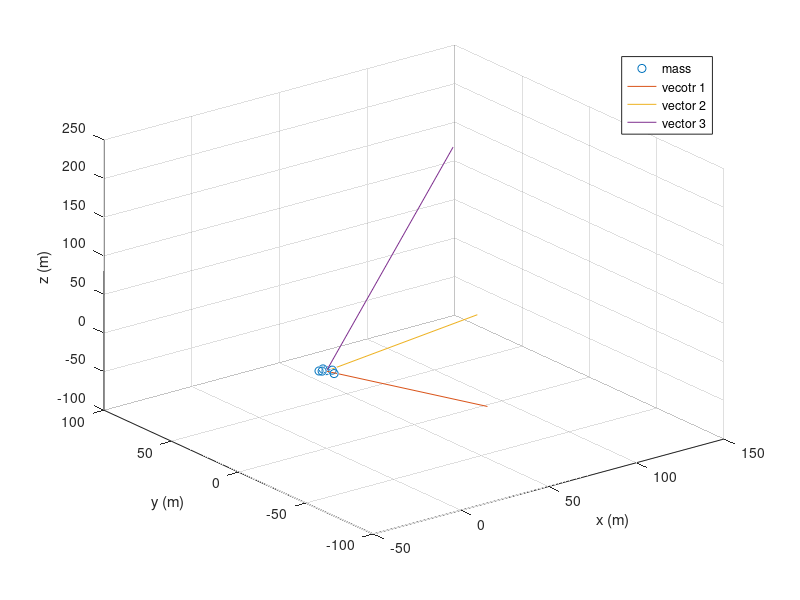

Reproduce this figure in MATLAB.
%mass input
modules=[2,3,-1,0;4,-3,1,1;3,-2,0,1;5,1,-5,0;2,0,2,1;9,1,1,-1] %[m,x,y,z;1,2,3,4;]
%CoM change
com=[0.0800,-0.4000,0]
mtot=0;
m=1; x=2; y=3; z=4;
for w=1:6
    modules(w,x)=modules(w,x)-com(1);
    modules(w,y)=modules(w,y)-com(2);
    modules(w,z)=modules(w,z)-com(3);
end
modules
for k=1:6
    mtot=mtot+modules(k,m); %finds the total mass
end
mtot
%I tensor
%find elements
a=0; b=0; c=0; d=0; e=0; f=0; g=0; h=0; i=0;
for j=1:6
    aa=modules(j,m)*(modules(j,y)^2+modules(j,z)^2);
    a=a+aa;
    bb=modules(j,m)*modules(j,x)*modules(j,y);
    b=b+bb;
    cc=modules(j,m)*modules(j,x)*modules(j,z);
    c=c+cc;
    dd=bb;
    d=d+dd;
    ee=modules(j,m)*(modules(j,x)^2+modules(j,z)^2);
    e=e+ee;
    ff=modules(j,m)*modules(j,y)*modules(j,z);
    f=f+ff;
    gg=cc;
    g=g+gg;
    hh=ff;
    h=h+hh;
    ii=modules(j,m)*(modules(j,x)^2+modules(j,y)^2);
    i=i+ii;
end
a,b,c,d,e,f,g,h,i
I=[a,-b,-c;-d,e,-f;-g,-h,i]
%eign- values+vectors
[V,D]=eig(I) %V=vector, D=values
%plot
X=zeros(1,6);
Y=zeros(1,6);
Z=zeros(1,6);
for q=1:6
    X(q)=modules(q,x);
    Y(q)=modules(q,y);
    Z(q)=modules(q,z);
end
%vectors plot
m=[0,0,0;V(1,1),V(2,1),V(3,1)]*D(1,1);
n=[0,0,0;V(1,2),V(2,2),V(3,2)]*D(2,2);
o=[0,0,0;V(1,3),V(2,3),V(3,3)]*D(3,3);
figure
plot3(X,Y,Z,'o',m(1:2,1),m(1:2,2),m(1:2,3),n(1:2,1),n(1:2,2),n(1:2,3),o(1:2,1),o(1:2,2),o(1:2,3))
grid on
xlabel('x (m)')
ylabel('y (m)')
zlabel('z (m)')
legend('mass','vecotr 1','vector 2','vector 3')